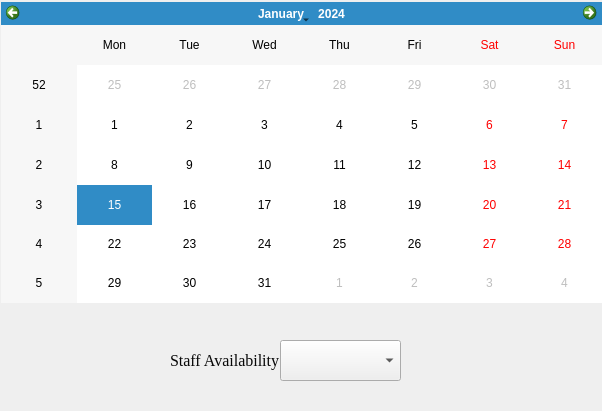
<?xml version="1.0" encoding="UTF-8"?>
<ui version="4.0">
 <class>Form</class>
 <widget class="QWidget" name="Form">
  <property name="geometry">
   <rect>
    <x>0</x>
    <y>0</y>
    <width>602</width>
    <height>411</height>
   </rect>
  </property>
  <property name="windowTitle">
   <string>Form</string>
  </property>
  <widget class="QCalendarWidget" name="calendarWidget">
   <property name="geometry">
    <rect>
     <x>1</x>
     <y>2</y>
     <width>601</width>
     <height>301</height>
    </rect>
   </property>
   <property name="gridVisible">
    <bool>false</bool>
   </property>
  </widget>
  <widget class="QComboBox" name="comboBox">
   <property name="geometry">
    <rect>
     <x>280</x>
     <y>340</y>
     <width>121</width>
     <height>41</height>
    </rect>
   </property>
  </widget>
  <widget class="QLabel" name="label">
   <property name="geometry">
    <rect>
     <x>170</x>
     <y>340</y>
     <width>111</width>
     <height>41</height>
    </rect>
   </property>
   <property name="font">
    <font>
     <family>Times New Roman</family>
     <pointsize>12</pointsize>
     <weight>50</weight>
     <italic>false</italic>
     <bold>false</bold>
    </font>
   </property>
   <property name="styleSheet">
    <string notr="true">color: rgb(7, 7, 7);
font: 12pt &quot;Times New Roman&quot;;
</string>
   </property>
   <property name="text">
    <string>Staff Availability</string>
   </property>
  </widget>
 </widget>
 <resources/>
 <connections/>
</ui>
